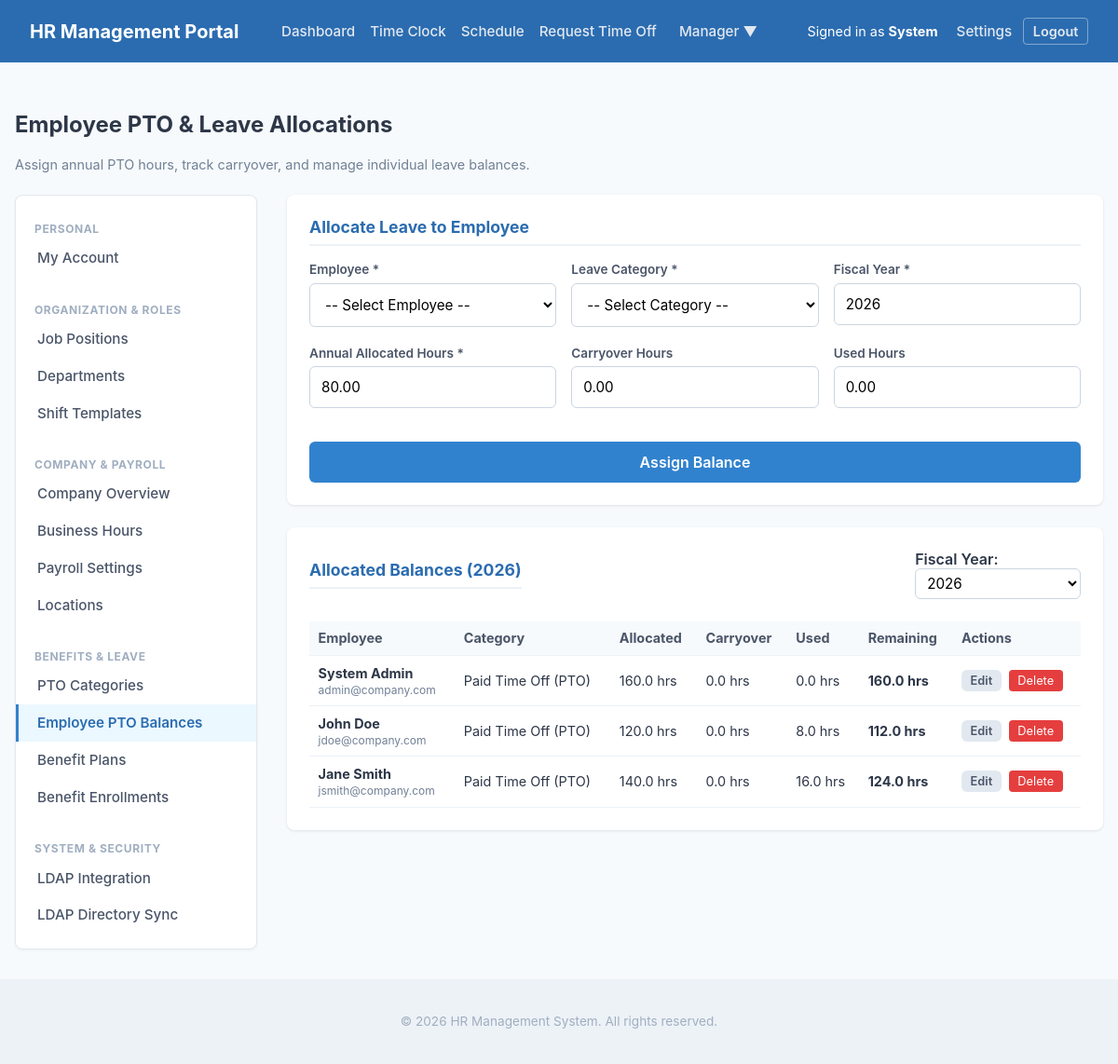
Page /public/leave_balances.php (signed in) on the committed database.
### tables this page shows
CREATE TABLE `leave_balances` (
  `balance_id` int(10) unsigned NOT NULL AUTO_INCREMENT,
  `employee_id` int(10) unsigned NOT NULL,
  `leave_type_id` int(10) unsigned NOT NULL,
  `fiscal_year` smallint(5) unsigned NOT NULL,
  `total_allocated` decimal(6,2) NOT NULL DEFAULT 0.00,
  `used_hours` decimal(6,2) NOT NULL DEFAULT 0.00,
  `pending_hours` decimal(6,2) NOT NULL DEFAULT 0.00,
  `carryover_hours` decimal(6,2) NOT NULL DEFAULT 0.00,
  `created_at` timestamp NOT NULL DEFAULT current_timestamp(),
  `updated_at` timestamp NOT NULL DEFAULT current_timestamp() ON UPDATE current_timestamp(),
  PRIMARY KEY (`balance_id`),
  UNIQUE KEY `uq_emp_leave_year` (`employee_id`,`leave_type_id`,`fiscal_year`),
  KEY `fk_lb_leavetype` (`leave_type_id`),
  CONSTRAINT `fk_lb_employee` FOREIGN KEY (`employee_id`) REFERENCES `employees` (`employee_id`) ON DELETE CASCADE,
  CONSTRAINT `fk_lb_leavetype` FOREIGN KEY (`leave_type_id`) REFERENCES `leave_types` (`leave_type_id`) ON DELETE CASCADE
);

CREATE TABLE `employees` (
  `employee_id` int(10) unsigned NOT NULL AUTO_INCREMENT,
  `user_id` int(10) unsigned DEFAULT NULL,
  `first_name` varchar(50) NOT NULL,
  `last_name` varchar(50) NOT NULL,
  `work_email` varchar(100) NOT NULL,
  `phone_number` varchar(20) DEFAULT NULL,
  `department_id` int(10) unsigned DEFAULT NULL,
  `position_id` int(10) unsigned DEFAULT NULL,
  `manager_id` int(10) unsigned DEFAULT NULL,
  `location_id` int(10) unsigned DEFAULT NULL,
  `hire_date` date NOT NULL,
  `termination_date` date DEFAULT NULL,
  `employment_status` enum('active','on_leave','terminated') NOT NULL DEFAULT 'active',
  `employment_type` enum('full_time','part_time','contractor') NOT NULL DEFAULT 'full_time',
  `created_at` timestamp NOT NULL DEFAULT current_timestamp(),
  `updated_at` timestamp NOT NULL DEFAULT current_timestamp() ON UPDATE current_timestamp(),
  PRIMARY KEY (`employee_id`),
  UNIQUE KEY `work_email` (`work_email`),
  UNIQUE KEY `user_id` (`user_id`),
  KEY `fk_emp_dept` (`department_id`),
  KEY `fk_emp_pos` (`position_id`),
  KEY `fk_emp_mgr` (`manager_id`),
  KEY `fk_emp_loc` (`location_id`),
  KEY `idx_emp_name` (`last_name`,`first_name`),
  KEY `idx_emp_status` (`employment_status`),
  CONSTRAINT `fk_emp_dept` FOREIGN KEY (`department_id`) REFERENCES `departments` (`department_id`) ON DELETE SET NULL,
  CONSTRAINT `fk_emp_loc` FOREIGN KEY (`location_id`) REFERENCES `locations` (`location_id`) ON DELETE SET NULL,
  CONSTRAINT `fk_emp_mgr` FOREIGN KEY (`manager_id`) REFERENCES `employees` (`employee_id`) ON DELETE SET NULL,
  CONSTRAINT `fk_emp_pos` FOREIGN KEY (`position_id`) REFERENCES `job_positions` (`position_id`) ON DELETE SET NULL,
  CONSTRAINT `fk_emp_user` FOREIGN KEY (`user_id`) REFERENCES `users` (`user_id`) ON DELETE CASCADE
);

CREATE TABLE `leave_types` (
  `leave_type_id` int(10) unsigned NOT NULL AUTO_INCREMENT,
  `type_name` varchar(50) NOT NULL,
  `is_paid` tinyint(1) NOT NULL DEFAULT 1,
  PRIMARY KEY (`leave_type_id`),
  UNIQUE KEY `type_name` (`type_name`)
);

### public/leave_balances.php (the view, shortened to what this page needs)
<?php
require_once __DIR__ . '/../includes/auth.php';
$editBal = null;
$filterYear = filter_input(INPUT_GET, 'year', FILTER_VALIDATE_INT) ?? (int)date('Y');
$balStmt = $pdo->prepare('
    SELECT lb.*, e.first_name, e.last_name, e.work_email, lt.type_name, lt.is_paid
    FROM leave_balances lb
    JOIN employees e ON lb.employee_id = e.employee_id
    JOIN leave_types lt ON lb.leave_type_id = lt.leave_type_id
    WHERE lb.fiscal_year = :year
    ORDER BY e.last_name ASC, lt.type_name ASC
');
$balStmt->execute(['year' => $filterYear]);
$balances = $balStmt->fetchAll();
require_once __DIR__ . '/../includes/header.php';
?>
<div class="container">
    <div class="directory-header">
        <div>
            <h2>Employee PTO & Leave Allocations</h2>
            <p class="subtitle">Assign annual PTO hours, track carryover, and manage individual leave balances.</p>
        </div>
    </div>
    <div style="display: flex; gap: 2rem; align-items: flex-start; margin-top: 1rem; width: 100%;">
        <div style="width: 260px; min-width: 260px; flex-shrink: 0;">
            <?php require_once __DIR__ . '/../includes/settings_sidebar.php'; ?>
        </div>
        <div style="flex: 1 1 auto; min-width: 0;">
            <div class="card" style="margin-bottom: 1.5rem;">
                <h3 style="margin-top: 0; color: #2b6cb0;"><?= $editBal ? 'Edit Leave Allocation' : 'Allocate Leave to Employee' ?></h3>
                <form method="POST" action="leave_balances.php?year=<?= $filterYear ?>">
                    <div class="form-row">
                        <div class="form-group">
                            <label for="employee_id">Employee *</label>
                            <select id="employee_id" name="employee_id" required <?= $editBal ? 'disabled' : '' ?>>
                                <option value="">-- Select Employee --</option>
                            </select>
                        </div>
                        <div class="form-group">
                            <label for="leave_type_id">Leave Category *</label>
                            <select id="leave_type_id" name="leave_type_id" required <?= $editBal ? 'disabled' : '' ?>>
                                <option value="">-- Select Category --</option>
                            </select>
                        </div>
                        <div class="form-group">
                            <label for="fiscal_year">Fiscal Year *</label>
                            <input type="number" id="fiscal_year" name="fiscal_year" required value="<?= htmlspecialchars($editBal['fiscal_year'] ?? $filterYear) ?>">
                        </div>
                    </div>
                    <div class="form-row">
                        <div class="form-group">
                            <label for="total_allocated">Annual Allocated Hours *</label>
                            <input type="number" step="0.5" id="total_allocated" name="total_allocated" required value="<?= htmlspecialchars($editBal['total_allocated'] ?? '80.00') ?>">
                        </div>
                        <div class="form-group">
                            <label for="carryover_hours">Carryover Hours</label>
                            <input type="number" step="0.5" id="carryover_hours" name="carryover_hours" value="<?= htmlspecialchars($editBal['carryover_hours'] ?? '0.00') ?>">
                        </div>
                        <div class="form-group">
                            <label for="used_hours">Used Hours</label>
                            <input type="number" step="0.5" id="used_hours" name="used_hours" value="<?= htmlspecialchars($editBal['used_hours'] ?? '0.00') ?>">
                        </div>
                    </div>
                    <div style="display: flex; gap: 0.5rem; margin-top: 1rem;">
                        <button type="submit" class="btn-submit"><?= $editBal ? 'Save Allocation Changes' : 'Assign Balance' ?></button>
                    </div>
                </form>
            </div>
            <div class="card">
                <div style="display: flex; justify-content: space-between; align-items: center; margin-bottom: 1rem;">
                    <h3 style="margin: 0; color: #2b6cb0;">Allocated Balances (<?= $filterYear ?>)</h3>
                    <form method="GET" action="leave_balances.php" style="margin: 0;">
                        <label for="year" style="font-weight: 600; margin-right: 0.5rem;">Fiscal Year:</label>
                        <select id="year" name="year" onchange="this.form.submit()" style="padding: 0.3rem 0.5rem;">
                            <?php for ($y = date('Y') - 1; $y <= date('Y') + 2; $y++): ?>
                                <option value="<?= $y ?>" <?= $filterYear == $y ? 'selected' : '' ?>><?= $y ?></option>
                            <?php endfor; ?>
                        </select>
                    </form>
                </div>
                <div class="table-responsive">
                    <table class="table">
                        <thead>
                            <tr>
                                <th>Employee</th>
                                <th>Category</th>
                                <th>Allocated</th>
                                <th>Carryover</th>
                                <th>Used</th>
                                <th>Remaining</th>
                                <th>Actions</th>
                            </tr>
                        </thead>
                        <tbody>
                            <?php if (!empty($balances)): ?>
                                <?php foreach ($balances as $b):
                                    $remaining = ($b['total_allocated'] + $b['carryover_hours']) - $b['used_hours'];
                                ?>
                                    <tr>
                                        <td>
                                            <strong><?= htmlspecialchars($b['first_name'] . ' ' . $b['last_name']) ?></strong><br>
                                            <small style="color: #718096;"><?= htmlspecialchars($b['work_email']) ?></small>
                                        </td>
                                        <td><?= htmlspecialchars($b['type_name']) ?></td>
                                        <td><?= number_format($b['total_allocated'], 1) ?> hrs</td>
                                        <td><?= number_format($b['carryover_hours'], 1) ?> hrs</td>
                                        <td><?= number_format($b['used_hours'], 1) ?> hrs</td>
                                        <td><strong><?= number_format($remaining, 1) ?> hrs</strong></td>
                                        <td>
                                            <div style="display: flex; gap: 0.5rem; align-items: center;">
                                                <a href="leave_balances.php?edit_id=<?= $b['balance_id'] ?>&year=<?= $filterYear ?>" class="btn-reset" style="font-size: 0.8rem; padding: 0.25rem 0.6rem; text-decoration: none;">Edit</a>
                                                <form method="POST" action="leave_balances.php?year=<?= $filterYear ?>" onsubmit="return confirm('Delete this balance record?');" style="margin: 0;">
                                                    <button type="submit" style="background: #e53e3e; color: white; border: none; padding: 0.25rem 0.6rem; border-radius: 4px; font-size: 0.8rem; cursor: pointer;">Delete</button>
                                                </form>
                                            </div>
                                        </td>
                                    </tr>
                                <?php endforeach; ?>
                            <?php else: ?>
                                <tr>
                                    <td colspan="7" style="text-align: center; color: #a0aec0;">No leave balances allocated for fiscal year <?= $filterYear ?>.</td>
                                </tr>
                            <?php endif; ?>
                        </tbody>
                    </table>
                </div>
            </div>
        </div>
    </div>
</div>
<?php require_once __DIR__ . '/../includes/footer.php'; ?>

### public/css/style.css (style rules this page uses)
* { box-sizing: border-box; font-family: -apple-system, BlinkMacSystemFont, "Segoe UI", Roboto, sans-serif; }
body { background-color: #f7fafc; margin: 0; padding: 0; color: #2d3748; display: flex; flex-direction: column; min-height: 100vh; }
.container { max-width: 1200px; margin: 2rem auto; padding: 0 1rem; }
.form-row { display: flex; gap: 1rem; }
.form-group { margin-bottom: 1.25rem; flex: 1; }
.form-group label { display: block; margin-bottom: 0.4rem; font-weight: 600; font-size: 0.85rem; color: #4a5568; }
.form-group input { width: 100%; padding: 0.75rem; border: 1px solid #cbd5e0; border-radius: 6px; font-size: 0.95rem; }
.btn-submit { width: 100%; padding: 0.75rem; background: #3182ce; color: white; border: none; border-radius: 6px; font-size: 1rem; font-weight: 600; cursor: pointer; transition: background 0.2s; }
.card { background: white; border-radius: 8px; padding: 1.5rem; box-shadow: 0 1px 3px rgba(0,0,0,0.1); }
.card h3 { margin-top: 0; font-size: 1.1rem; border-bottom: 2px solid #edf2f7; padding-bottom: 0.5rem; color: #2b6cb0; }
.table { width: 100%; border-collapse: collapse; margin-top: 0.5rem; font-size: 0.9rem; }
.table th, .table td { padding: 0.6rem; text-align: left; border-bottom: 1px solid #edf2f7; }
.table th { background-color: #f7fafc; color: #4a5568; }
.directory-header { display: flex; justify-content: space-between; align-items: flex-start; margin-bottom: 1.5rem; }
.directory-header .subtitle { color: #718096; margin: 0.25rem 0 0 0; font-size: 0.9rem; }
.btn-reset { padding: 0.75rem 1rem; background: #e2e8f0; color: #4a5568; text-decoration: none; border-radius: 6px; font-size: 0.9rem; font-weight: 600; text-align: center; }
.table-responsive { overflow-x: auto; }
.card form select { width: 100%; padding: 0.75rem; border: 1px solid #cbd5e0; border-radius: 6px; font-size: 0.95rem; background: white; }

### rows in the picture
leave_balances: employee.last_name "System Admin", employee.work_email "admin@company.com", leave_type.type_name "Paid Time Off (PTO)", total_allocated "160.0", carryover_hours "0.0", used_hours "0.0", remaining "160.0"
leave_balances: employee.last_name "John Doe", employee.work_email "jdoe@company.com", leave_type.type_name "Paid Time Off (PTO)", total_allocated "120.0", carryover_hours "0.0", used_hours "8.0", remaining "112.0"
leave_balances: employee.last_name "Jane Smith", employee.work_email "jsmith@company.com", leave_type.type_name "Paid Time Off (PTO)", total_allocated "140.0", carryover_hours "0.0", used_hours "16.0", remaining "124.0"

### other values in the picture
$_SESSION['first_name'] "System"
$filterYear "2026"
form field year "2026"
